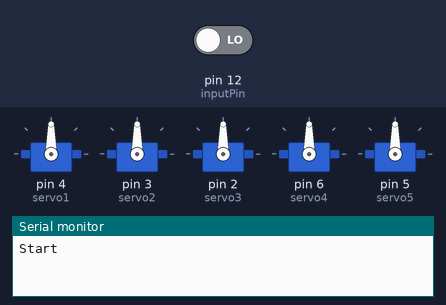
Bench run of a sketch on a simulated Arduino Uno, built with avr-gcc and run on an emulated ATmega328P. Shown: 5 × servo, the last lines printed to the serial monitor. The test bench sets the inputs (shaded band); at power-on: pin 12 (inputPin) LOW.

Above: at 1.2 s.
1.3 s: pin 12 (inputPin) driven HIGH
At 2.4 s:
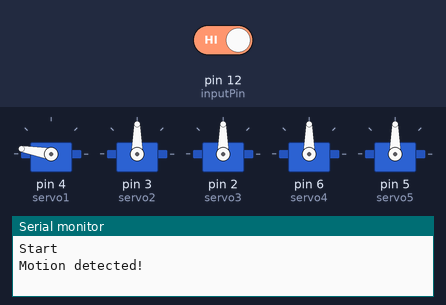
At 7.5 s:
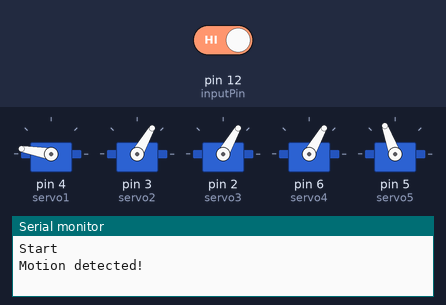
8.8 s: pin 12 (inputPin) driven LOW
At 13.2 s:
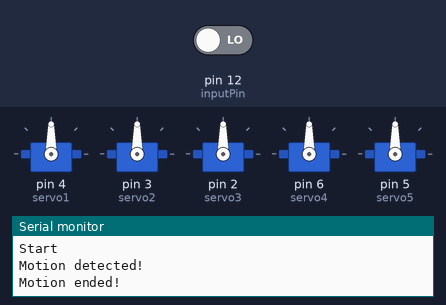
Timing chart, 0 to 14.7 s (numbered marks = the images above; inputs shaded):
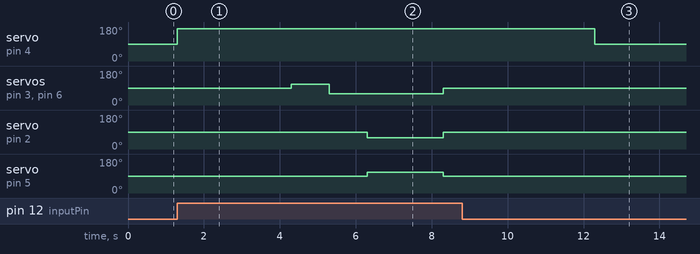

Measured:
- after the input at 1.3 s, servo on pin 4 (servo1): 90° → 170° at once; servo on pin 3 (servo2), servo on pin 6 (servo4): 90° → 110° after 3.0 s, → 60° 1.0 s later, → 90° 3.0 s later; servo on pin 2 (servo3): 90° → 60° after 5.0 s, → 90° 2.0 s later; servo on pin 5 (servo5): 90° → 110° after 5.0 s, → 90° 2.0 s later
- after the input at 8.8 s, servo on pin 4 (servo1): 170° → 90° after 3.5 s

The sketch:

app.ino
```cpp
#include <Servo.h>

const int servo1 = 4;  //eyelids
const int servo2 = 3; //left horizontal
const int servo3 = 2; //left vertical

const int servo4 = 6;  //right horizontal
const int servo5 = 5; //right vertical

Servo myservo1;
Servo myservo2;
Servo myservo3;
Servo myservo4;
Servo myservo5;

int pos = 0; // variable to store the servo position

int inputPin = 12;   // choose the input pin (for PIR sensor)
int pirState = LOW; // we start, assuming no motion detected
int val = 0;        // variable for reading the pin status

const int ignoreSecConst = 30;
int ignoreSec = 0;

void setup()
{
  myservo1.attach(servo1);
  myservo2.attach(servo2);
  myservo2.attach(servo2);
  myservo3.attach(servo3);
  myservo4.attach(servo4);
  myservo5.attach(servo5);

  myservo1.write(90);
  myservo2.write(90);
  myservo3.write(90);
  myservo4.write(90);
  myservo5.write(90);

  pinMode(inputPin, INPUT); // declare sensor as input

  Serial.begin(9600);
  Serial.println("Start");
}
void loop()
{
  if(ignoreSec > 0)
  {
    Serial.println("ignore");
    Serial.print(ignoreSec);
    ignoreSec--;
    delay(1000);
    return;
  }
  else
  {
    myservo2.write(90);
    myservo3.write(90);
    myservo4.write(90);
    myservo5.write(90);
  }
  val = digitalRead(inputPin); // read input value
  if (val == HIGH)
  { // check if the input is HIGH
    digitalWrite(LED_BUILTIN, HIGH);  // turn LED ON
    if (pirState == LOW)
    {
      // we have just turned on
      Serial.println("Motion detected!");
      // We only want to print on the output change, not state
      pirState = HIGH;

      myservo1.write(170); //open lids
      delay(3000);

      myservo2.write(110); //left left
      myservo4.write(110); //right left
      delay(1000);

      myservo2.write(60); //left right
      myservo4.write(60); //right right
      delay(1000);

      // myservo2.write(100);//left left
      // myservo3.write(110);//left up
      // myservo4.write(100);//right left
      // myservo5.write(60);//right up
      //delay(1000);

      myservo2.write(60);  //left right
      myservo3.write(60);  //left down
      myservo4.write(60);  //right right
      myservo5.write(110); //right down
      delay(2000);
      myservo2.write(90);
      myservo3.write(90);
      myservo4.write(90);
      myservo5.write(90);
      delay(1000);
    }
  }
  else
  {
    digitalWrite(LED_BUILTIN, LOW);  // turn LED OFF
    if (pirState == HIGH)
    {
      // we have just turned of
      Serial.println("Motion ended!");
      // We only want to print on the output change, not state
      pirState = LOW;

      delay(3000); // Wait 1 second
      myservo1.write(90); //close lids
      delay(3000); // Wait 1 second
      ignoreSec = ignoreSecConst;
    }
    else
    {
      myservo2.write(90);
      myservo3.write(90);
      myservo4.write(90);
      myservo5.write(90);
    }
  }
}
```
